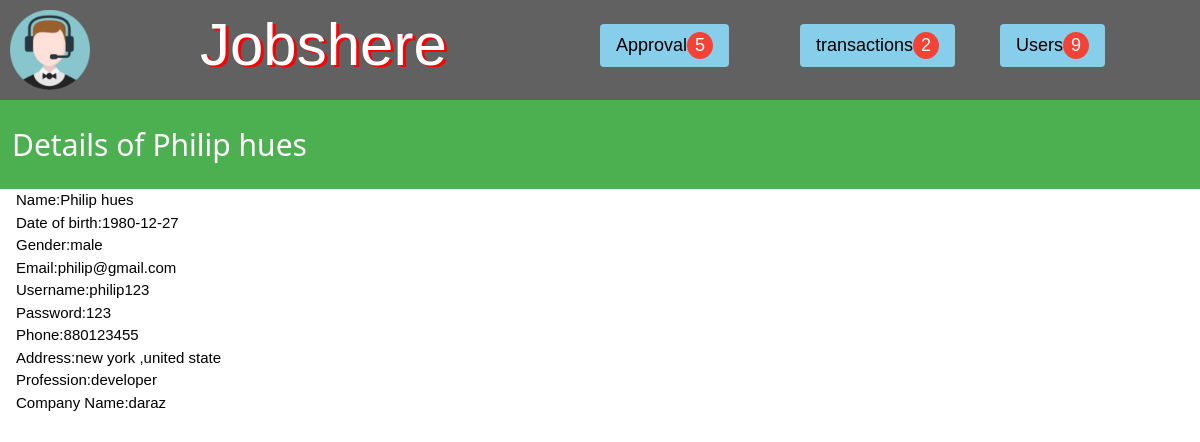
Page /clientdetals-n.php?show=1 (signed in) on the committed database.
### tables this page shows
CREATE TABLE `client` (
  `cid` int(11) NOT NULL,
  `name` varchar(100) NOT NULL,
  `dob` date NOT NULL,
  `gender` varchar(20) NOT NULL,
  `email` varchar(100) NOT NULL,
  `phone` bigint(20) NOT NULL,
  `address` varchar(200) NOT NULL,
  `profession` varchar(50) NOT NULL,
  `company` varchar(50) NOT NULL,
  `review` double NOT NULL,
  `total_rat` double NOT NULL,
  `rating` double NOT NULL,
  `username` varchar(200) NOT NULL,
  `password` varchar(200) NOT NULL,
  `status` varchar(20) NOT NULL
);

### clientdetals-n.php (the view, shortened to what this page needs)
<?php
 require_once("config.php");
 $sql="SELECT * FROM `freelancer` WHERE status='waiting'";
  $sql2="SELECT * FROM `client` WHERE status='waiting'";
  $req=mysqli_query($connection,$sql);
  $req2=mysqli_query($connection,$sql2);
  $n1=mysqli_num_rows($req);
  $n2=mysqli_num_rows($req2);
  $nt=$n1+$n2;
  $sql3="SELECT * FROM `freelancer` WHERE status='approved'";
  $sql4="SELECT * FROM `client` WHERE status='approved'";
  $req3=mysqli_query($connection,$sql3);
  $req4=mysqli_query($connection,$sql4);
  $n5=mysqli_num_rows($req3);
  $n6=mysqli_num_rows($req4);
  $nt1=$n5+$n6;
  $sql23="SELECT * FROM `transaction_table` WHERE status='pending'";
  $run23=mysqli_query($connection,$sql23);
  $n4=mysqli_num_rows($run23);
  if(isset($_GET['show']))
  {
    $id=$_GET['show'];
    $sql4="SELECT * FROM `client` WHERE cid='$id'";
    $run=mysqli_query($connection,$sql4);
    $details=mysqli_fetch_array($run);
  }
?>
<html>
<head>
	<link rel="stylesheet" type="text/css" href="style.css">
	<link rel="stylesheet" href="css/w3.css">
<link rel="stylesheet" href="css/font.css">
</head>
<body>
	<div class="w3-row w3-dark-gray">
    <div class="w3-col l2">
      <img src="images/logo.png" style="height: 100px;width: 100px;padding:10px">
    </div>
    <div class="w3-col l4">
      <span class="jobb">Jobshere</span>
    </div>
    <div class="w3-col l2" style="padding-top: 2%;background-color: transparent;">
      <div class="w3-dropdown-hover" style="background-color: transparent;">
        <button class="w3-button w3-round w3-light-blue w3-large">Approval<span class="w3-badge w3-red"><?php echo"$nt";?></span></button>
      </div>
    </div>
    <div class="w3-col l2" style="padding-top: 2%;">
      <a href="admin-transactionlist.php" class="w3-button w3-round w3-light-blue w3-large">transactions<span class="w3-badge w3-red"><?php echo"$n4";?></span></a>
    </div>
    <div class="w3-col l2" style="padding-top: 2%;background-color: transparent;">
      <div class="w3-dropdown-hover" style="background-color: transparent;">
        <button class="w3-button w3-round w3-light-blue w3-large">Users<span class="w3-badge w3-red"><?php echo"$nt1";?></span></button>
      </div>
    </div>
  </div>
 <div class="w3-cointer w3-green" style="padding: 1%">
  <h2>Details of <?php echo $details['name']; ?></h2>
 </div>
 <div class="w3-container">
   Name:<?php echo $details['name']; ?><br>
   Date of birth:<?php echo $details['dob']; ?><br>
   Gender:<?php echo $details['gender']; ?><br>
   Email:<?php echo $details['email']; ?><br>
   Username:<?php echo $details['username']; ?><br>
   Password:<?php echo $details['password']; ?><br>
   Phone:<?php echo $details['phone']; ?><br>
   Address:<?php echo $details['address']; ?><br>
   Profession:<?php echo $details['profession']; ?><br>
   Company Name:<?php echo $details['company']; ?><br>
  </div>
</body>
</html>

### style.css (style rules this page uses)
.jobb { color: white; text-shadow: 3px 2px red; font-size: 60px; padding-bottom: 0px; padding-top: 0px; text-align: center; }
body { font-family: "Times New Roman", Times, serif; }

### css/w3.css (style rules this page uses)
html { box-sizing:border-box }
*,*:before,*:after { box-sizing:inherit }
html { -ms-text-size-adjust:100%;-webkit-text-size-adjust:100% }
body { margin:0 }
a { background-color:transparent;-webkit-text-decoration-skip:objects }
img { border-style:none }
button,input,select,textarea { font:inherit;margin:0 }
button,input { overflow:visible }
button,select { text-transform:none }
button,html [type=button],[type=reset],[type=submit] { -webkit-appearance:button }
html,body { font-family:Verdana,sans-serif;font-size:15px;line-height:1.5 }
html { overflow-x:hidden }
h2 { font-size:30px }
h1,h2,h3,h4,h5,h6 { font-family:"Segoe UI",Arial,sans-serif;font-weight:400;margin:10px 0 }
img { vertical-align:middle }
a { color:inherit }
.w3-btn,.w3-button { border:none;display:inline-block;padding:8px 16px;vertical-align:middle;overflow:hidden;text-decoration:none;color:inherit;background-color:inherit;text-align:center;cursor:pointer;white-space:nowrap }
.w3-btn,.w3-button { -webkit-touch-callout:none;-webkit-user-select:none;-khtml-user-select:none;-moz-user-select:none;-ms-user-select:none;user-select:none }
.w3-badge,.w3-tag { background-color:#000;color:#fff;display:inline-block;padding-left:8px;padding-right:8px;text-align:center }
.w3-badge { border-radius:50% }
.w3-dropdown-click,.w3-dropdown-hover { position:relative;display:inline-block;cursor:pointer }
.w3-dropdown-hover:first-child,.w3-dropdown-click:hover { background-color:#ccc;color:#000 }
.w3-container:after,.w3-container:before,.w3-panel:after,.w3-panel:before,.w3-row:after,.w3-row:before,.w3-row-padding:after,.w3-row-padding:before, .w3-cell-row:before,.w3-cell-row:after,.w3-clear:after,.w3-clear:before,.w3-bar:before,.w3-bar:after { content:"";display:table;clear:both }
.w3-col,.w3-half,.w3-third,.w3-twothird,.w3-threequarter,.w3-quarter { float:left;width:100% }
@media (min-width:993px) { .w3-col.l2 { width:16.66666% } }
@media (min-width:993px) { .w3-col.l4 { width:33.33333% } }
.w3-round,.w3-round-medium { border-radius:4px }
.w3-container,.w3-panel { padding:0.01em 16px }
.w3-large { font-size:18px!important }
.w3-light-blue,.w3-hover-light-blue:hover { color:#000!important;background-color:#87CEEB!important }
.w3-green,.w3-hover-green:hover { color:#fff!important;background-color:#4CAF50!important }
.w3-red,.w3-hover-red:hover { color:#fff!important;background-color:#f44336!important }
.w3-dark-grey,.w3-hover-dark-grey:hover,.w3-dark-gray,.w3-hover-dark-gray:hover { color:#fff!important;background-color:#616161!important }

### rows in the picture
client: name "Philip hues", dob "1980-12-27", gender "male", email "philip@gmail.com", username "philip123", password "123", phone "880123455", address "new york ,united state", profession "developer", company "daraz"

### other values in the picture
$nt "5"
$n4 "2"
$nt1 "9"
